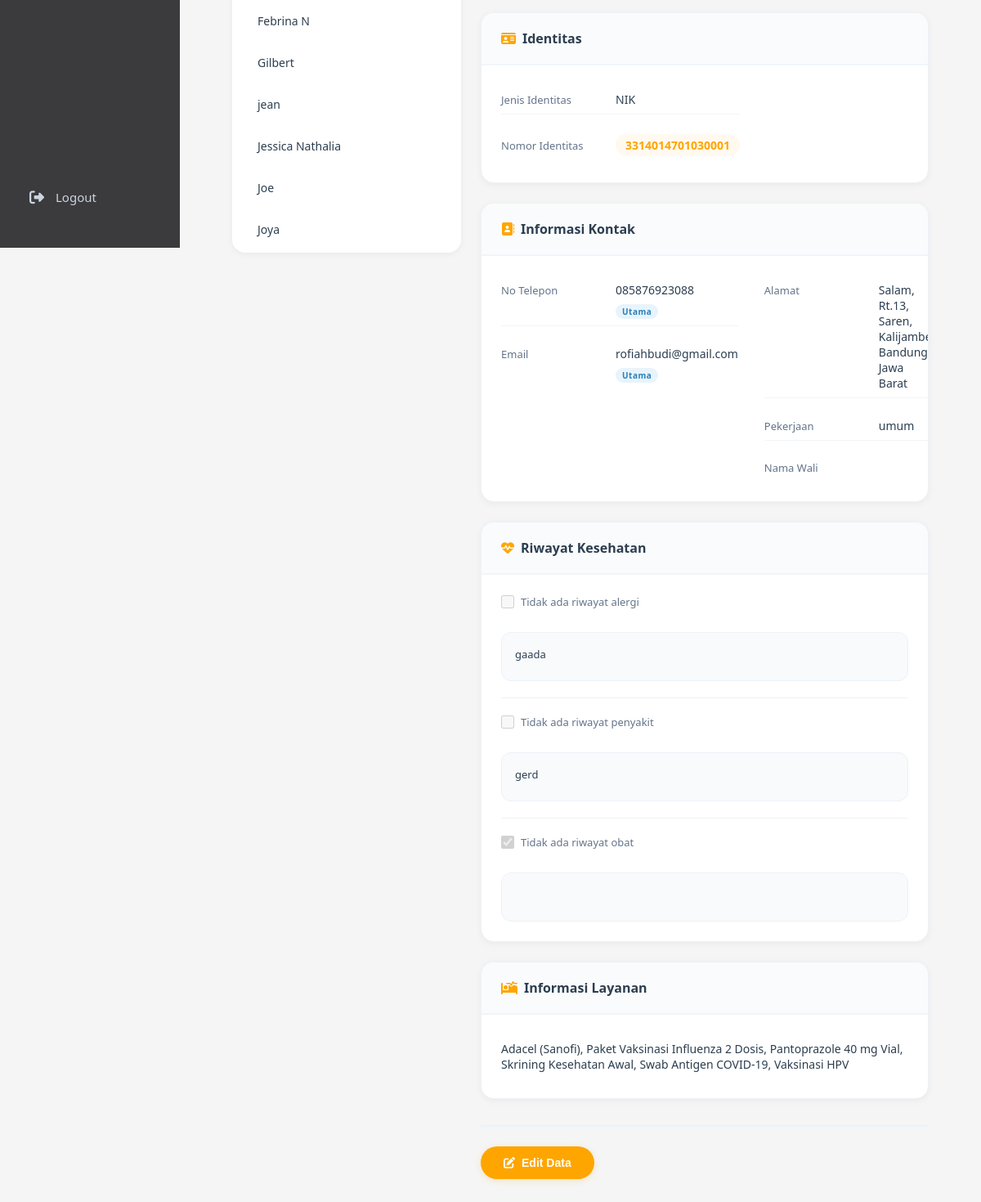
The page /admin/patient_detail.php?id=1 (lower part) on the database as committed earlier.
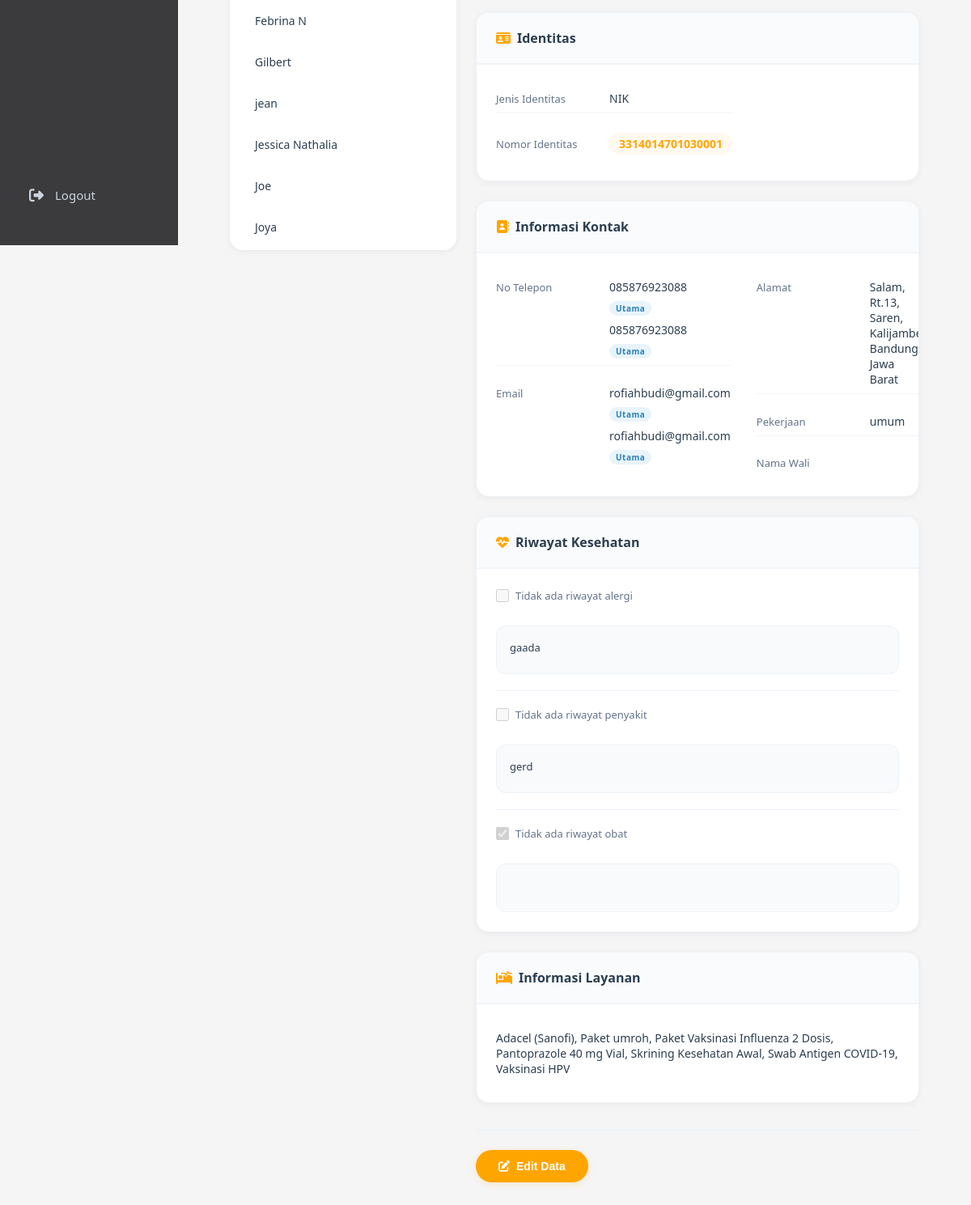
The same page on the database as committed later.
### tables this page shows
CREATE TABLE `patients` (
  `id` int NOT NULL,
  `no_rekam_medis` varchar(20) NOT NULL,
  `nama_lengkap` varchar(100) NOT NULL,
  `nama_panggilan` varchar(50) DEFAULT NULL,
  `tanggal_lahir` date NOT NULL,
  `usia` int DEFAULT NULL,
  `kategori_usia` enum('Anak','Dewasa') NOT NULL,
  `jenis_kelamin` enum('L','P') NOT NULL,
  `nik` varchar(16) DEFAULT NULL,
  `paspor` varchar(20) DEFAULT NULL,
  `kebangsaan` varchar(50) DEFAULT 'Indonesia',
  `pekerjaan` varchar(100) DEFAULT NULL,
  `nama_wali` varchar(100) DEFAULT NULL,
  `riwayat_alergi` text,
  `riwayat_penyakit` text,
  `riwayat_obat` text,
  `pelayanan` varchar(50) NOT NULL,
  `created_at` timestamp NOT NULL DEFAULT CURRENT_TIMESTAMP,
  `updated_at` timestamp NOT NULL DEFAULT CURRENT_TIMESTAMP ON UPDATE CURRENT_TIMESTAMP
);

CREATE TABLE `patient_phones` (
  `id` int NOT NULL,
  `patient_id` int NOT NULL,
  `phone` varchar(20) NOT NULL,
  `is_primary` tinyint(1) DEFAULT '0'
);

CREATE TABLE `patient_emails` (
  `id` int NOT NULL,
  `patient_id` int NOT NULL,
  `email` varchar(100) NOT NULL,
  `is_primary` tinyint(1) DEFAULT '0'
);

### admin/patient_detail.php (the view, shortened to what the changed rows need)
<?php
include "../config.php";
$patient_id = isset($_GET['id']) ? intval($_GET['id']) : 0;
$query_all_patients = "SELECT id, nama_lengkap FROM patients ORDER BY nama_lengkap ASC";
$result_all_patients = mysqli_query($conn, $query_all_patients);
$patient_detail = null;
$patient_emails = [];
$patient_phones = [];
if ($patient_id > 0) {
    $query_detail = "
        SELECT
            p.*,
            GROUP_CONCAT(DISTINCT bs.nama_layanan SEPARATOR ', ') as layanan,
            (SELECT alamat FROM patient_addresses WHERE patient_id = p.id AND is_primary = 1 LIMIT 1) as alamat_primary,
            (SELECT provinsi FROM patient_addresses WHERE patient_id = p.id AND is_primary = 1 LIMIT 1) as provinsi,
            (SELECT kota FROM patient_addresses WHERE patient_id = p.id AND is_primary = 1 LIMIT 1) as kota
        FROM patients p
        LEFT JOIN tindakan t ON p.id = t.patient_id
        LEFT JOIN bookings b ON t.booking_id = b.id
        LEFT JOIN booking_services bs ON b.id = bs.booking_id
        WHERE p.id = ?
        GROUP BY p.id
    ";
    $stmt = $conn->prepare($query_detail);
    $stmt->bind_param('i', $patient_id);
    $stmt->execute();
    $result = $stmt->get_result();
    $patient_detail = $result->fetch_assoc();
    $query_emails = "SELECT email, is_primary FROM patient_emails WHERE patient_id = ? ORDER BY is_primary DESC, id ASC";
    $stmt = $conn->prepare($query_emails);
    $stmt->bind_param('i', $patient_id);
    $stmt->execute();
    $result_emails = $stmt->get_result();
    while ($email = $result_emails->fetch_assoc()) {
        $patient_emails[] = $email;
    }
    $query_phones = "SELECT phone, is_primary FROM patient_phones WHERE patient_id = ? ORDER BY is_primary DESC, id ASC";
    $stmt = $conn->prepare($query_phones);
    $stmt->bind_param('i', $patient_id);
    $stmt->execute();
    $result_phones = $stmt->get_result();
    while ($phone = $result_phones->fetch_assoc()) {
        $patient_phones[] = $phone;
    }
}
?>
<!DOCTYPE html>
<html lang="id">
<head>
    <link rel="stylesheet" href="css/admin.css">
    <link rel="stylesheet" href="css/patient_detail.css">
    <link rel="stylesheet" href="css/sidebar-toggle.css">
    <link rel="stylesheet" href="https://cdnjs.cloudflare.com/ajax/libs/font-awesome/6.4.0/css/all.min.css">
</head>
<body>
    <div class="main-content">
        <div class="patient-detail-container">
            <div class="patient-list-sidebar">
                <div class="patient-list">
                    <?php while ($patient = mysqli_fetch_assoc($result_all_patients)): ?>
                        <a href="?id=<?= $patient['id'] ?>"
                           class="patient-item <?= $patient['id'] == $patient_id ? 'active' : '' ?>">
                            <?= htmlspecialchars($patient['nama_lengkap']) ?>
                        </a>
                    <?php endwhile; ?>
                </div>
            </div>
            <div class="patient-detail-content">
                <?php if ($patient_detail): ?>
                    <div class="info-card">
                        <div class="info-card-content">
                            <div class="info-grid">
                                <div class="info-item">
                                    <div class="info-item-row">
                                        <span class="info-value">
                                            <?php if (!empty($patient_phones)): ?>
                                                <div class="info-value-list">
                                                    <?php foreach ($patient_phones as $phone_data): ?>
                                                        <div class="info-value-item">
                                                            <span><?= htmlspecialchars($phone_data['phone']) ?></span>
                                                            <?php if ($phone_data['is_primary'] == 1): ?>
                                                                <span class="badge-primary">Utama</span>
                                                            <?php endif; ?>
                                                        </div>
                                                    <?php endforeach; ?>
                                                </div>
                                            <?php else: ?>
                                                -
                                            <?php endif; ?>
                                        </span>
                                    </div>
                                    <div class="info-item-row">
                                        <span class="info-value">
                                            <?php if (!empty($patient_emails)): ?>
                                                <div class="info-value-list">
                                                    <?php foreach ($patient_emails as $email_data): ?>
                                                        <div class="info-value-item">
                                                            <span><?= htmlspecialchars($email_data['email']) ?></span>
                                                            <?php if ($email_data['is_primary'] == 1): ?>
                                                                <span class="badge-primary">Utama</span>
                                                            <?php endif; ?>
                                                        </div>
                                                    <?php endforeach; ?>
                                                </div>
                                            <?php else: ?>
                                                -
                                            <?php endif; ?>
                                        </span>
                                    </div>
                                </div>
                            </div>
                        </div>
                    </div>
                    <?php if (!empty($patient_detail['layanan'])): ?>
                    <div class="info-card">
                        <div class="info-card-header">
                            <h3><i class="fas fa-procedures"></i> Informasi Layanan</h3>
                        </div>
                        <div class="info-card-content">
                            <div class="info-item">
                                <div class="info-item-row">
                                    <span class="info-value"><?= htmlspecialchars($patient_detail['layanan']) ?></span>
                                </div>
                            </div>
                        </div>
                    </div>
                    <?php endif; ?>
                <?php endif; ?>
            </div>
        </div>
    </div>
</body>
</html>

Rows that differ between the two databases and show on the page:
added patient_phones: phone "085876923088", is_primary "Utama"
added patient_emails: email "rofiahbudi@gmail.com", is_primary "Utama"
Other text that changed with them:
$patient_detail['layanan']: "Adacel (Sanofi), Paket Vaksinasi Influenza 2 Dosis, Pantoprazole 40 mg Vial, Skrining Kesehatan Awal, Swab Antigen COVID-19, Vaksinasi HPV" → "Adacel (Sanofi), Paket umroh, Paket Vaksinasi Influenza 2 Dosis, Pantoprazole 40 mg Vial, Skrining Kesehatan Awal, Swab Antigen COVID-19, Vaksinasi HPV"
